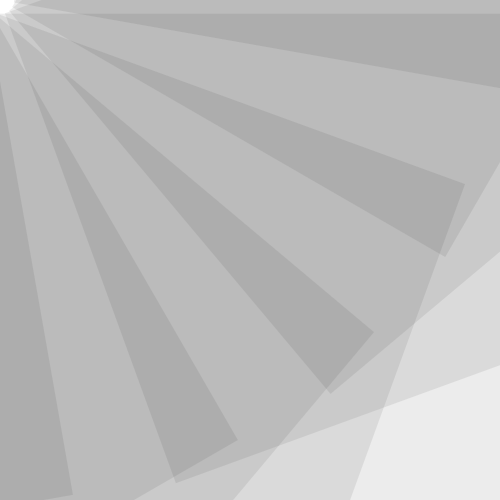
Frame 1 (no input)
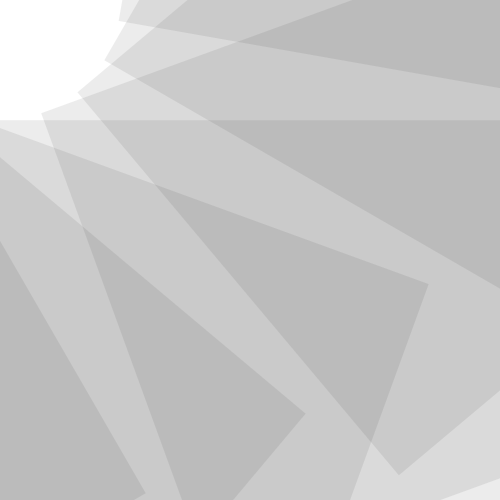
Frame 60 (the mouse pressed at the canvas centre just before this capture)
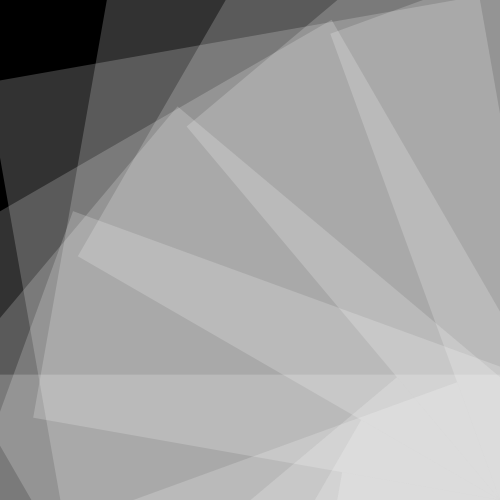
Frame 120 (the mouse held since frame 60 and released just before this capture)

The Processing sketch that drew these frames (run headless with seeded random() and noise(); from frame 60 on, the mouse is pressed at the canvas centre):

// Processing sketch: processing_145266
// ── processing_145266.pde

void setup()
{
  size(500, 500);
  background(255);
}

void draw()
{
  if (mousePressed == false)
  {
    background(255);
    translate(0,0);

    for (int i=0; i<360; i+=20)
    {
      pushMatrix();
      rotate( radians(i) );
      translate(0, sin(millis()/3000.0)*300);
      noStroke();
      fill(10, 10, 10, 20);
      rect(0, 0, 500, 500);
      popMatrix();
    }
  }
  else if (mousePressed == true)
  {
    {
    background(0);
    translate(500,500);

    for (int i=0; i<360; i+=20)
    {
      pushMatrix();
      rotate( radians(i) );
      translate(0, sin(millis()/10.0)*500);
      noStroke();
      fill(255, 255, 255, 50);
      rect(0, 0, 500, 500);
      popMatrix();
    }
  }
  }
}
